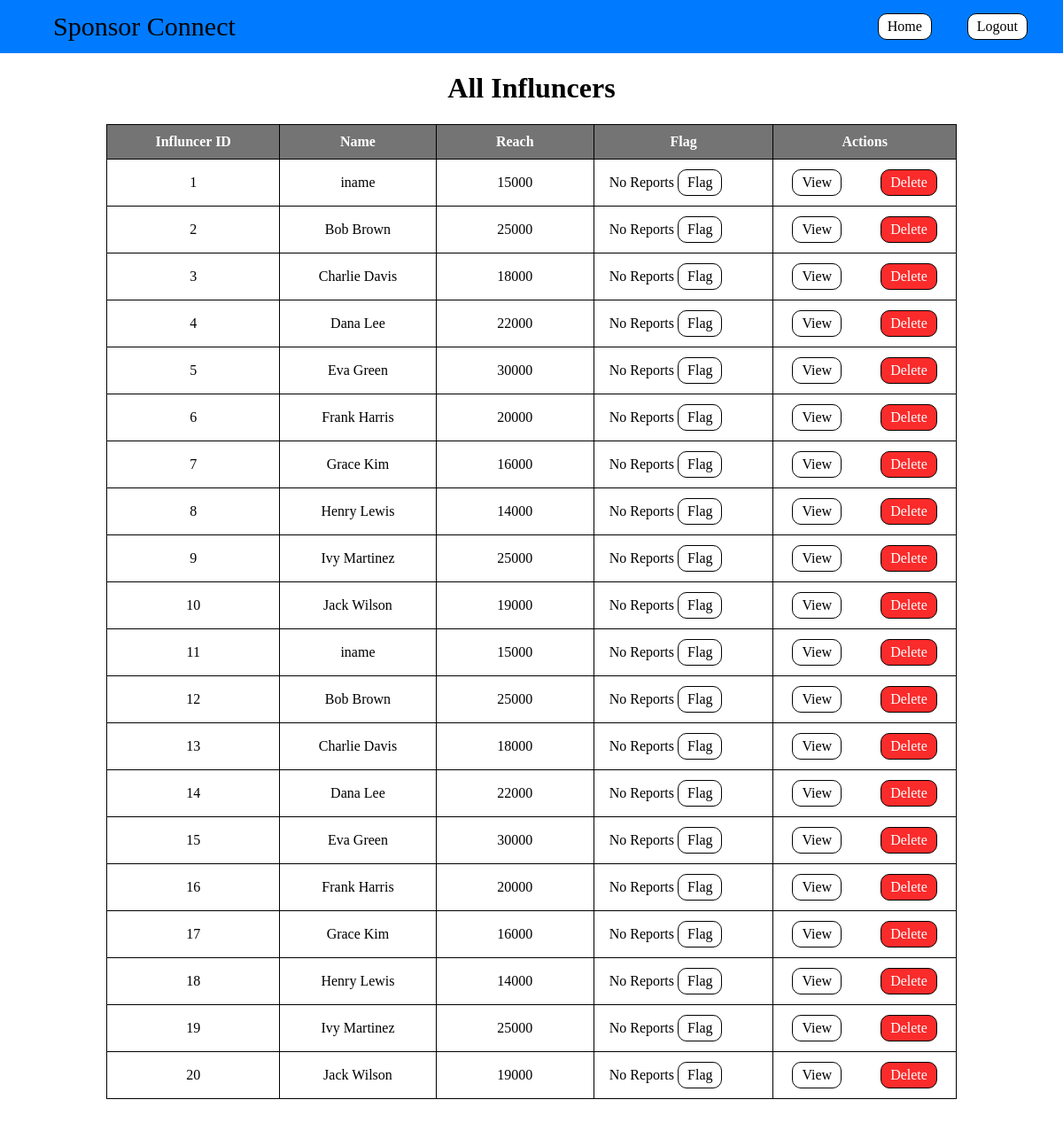
Page /viewinf/1/ on the committed database.
### app.py (models this page shows)
class Influncer(db.Model):
    iid=db.Column(db.Integer, primary_key=True)
    name=db.Column(db.String(),nullable=False)
    password=db.Column(db.String(),nullable=False)
    follower=db.Column(db.Integer,nullable=False )
    Niche=db.Column(db.String(),nullable=False)  #tech ,gaming,beauty,fitness,travel,food,education,lifestyle,misc
    flag=db.Column(db.Integer,nullable=False,default=0 )

### app.py (the view)
@app.route('/viewinf/<int:aid>/')
def viewinf(aid):
    query=text("""Select * from influncer""")
    result=db.session.execute(query)
    inf_all=result.fetchall()
    return render_template('viewinf.html',aid=aid,inf_all=inf_all)

### templates/viewinf.html (shortened to what this page needs)
<!DOCTYPE html>
<html lang="en">
  <head>
    <link rel="stylesheet" href="{{ url_for('static', filename='css/viewsp.css') }}" />
  </head>
  <div id="top">
    <body>
        <p>Sponsor Connect</p>
        <a href="/admindash/{{ aid }}" class="disabled">Home</a>
        <a href="/">Logout</a>
    </div>
<h1> All Influncers</h1>
<div class="usertable">
<table>
    <tr>
        <th>Influncer ID</th>
        <th>Name</th>
        <th>Reach</th>
        <th>Flag</th>
        <th>Actions</th>
    </tr>
    {% for inf in inf_all %}
    <tr>
        <td>{{inf[0]}}</td>
        <td>{{inf[1]}}</td>
        <td>{{inf[3]}}</td>
            {% if inf[5]==0 %}
            <td >No Reports
                <a href="/flaginfflag/{{aid}}/{{inf[0]}}">Flag</a>
            </td>
            {% endif %}
        <td>
            <a href="/viewinfad/{{aid}}/{{inf[0]}}">View</a>
            <a href="/deleteinf/{{aid}}/{{inf[0]}}" id="delete">Delete</a>
        </td>
    </tr>
    {% endfor %}
</table>
</div>
</body>

### static/css/viewsp.css (style rules this page uses)
body { margin:0px }
div { margin: 0px; display:flex; color: rgb(0, 0, 0); align-items: center; justify-content: space-between; }
p { text-align: left; margin-left: 5%; font-size: 30px; }
div#top { background-color: #007bff; height: 60px; }
#top p { text-align: left; margin-left: 5%; font-size: 30px; }
a { display: inline-block; margin-right:40px; padding: 5px 10px; text-decoration: None; border: 1px solid black; border-radius:10px ; align-items: center; background-color: rgb(255, 255, 255); color: #000; }
.usertable { display: flex; justify-content: center; margin: 10%; margin-top: 0px; }
table { border-collapse: collapse; padding: 10px; }
th { background-color: #747474; color: white; padding: 10px; text-align: center; border: #000 solid 1px; width: 80vh; margin: 10px; }
td { border: #000 solid 1px; align-items: center; text-align: center; margin: 10px; }
tr { margin: 20px; }
p { margin: 10px; }
h1 { text-align: center; }
a#delete { background-color: rgb(250, 43, 43); color: rgb(255, 255, 255); margin:10px 0px ; }
.disabled { margin-left: auto; }

### rows in the picture
Influncer: iid "1", name "iname", follower "15000"
Influncer: iid "2", name "Bob Brown", follower "25000"
Influncer: iid "3", name "Charlie Davis", follower "18000"
Influncer: iid "4", name "Dana Lee", follower "22000"
Influncer: iid "5", name "Eva Green", follower "30000"
Influncer: iid "6", name "Frank Harris", follower "20000"
Influncer: iid "7", name "Grace Kim", follower "16000"
Influncer: iid "8", name "Henry Lewis", follower "14000"
Influncer: iid "9", name "Ivy Martinez", follower "25000"
Influncer: iid "10", name "Jack Wilson", follower "19000"
Influncer: iid "11", name "iname", follower "15000"
Influncer: iid "12", name "Bob Brown", follower "25000"
Influncer: iid "13", name "Charlie Davis", follower "18000"
Influncer: iid "14", name "Dana Lee", follower "22000"
Influncer: iid "15", name "Eva Green", follower "30000"
Influncer: iid "16", name "Frank Harris", follower "20000"
Influncer: iid "17", name "Grace Kim", follower "16000"
Influncer: iid "18", name "Henry Lewis", follower "14000"
Influncer: iid "19", name "Ivy Martinez", follower "25000"
Influncer: iid "20", name "Jack Wilson", follower "19000"
